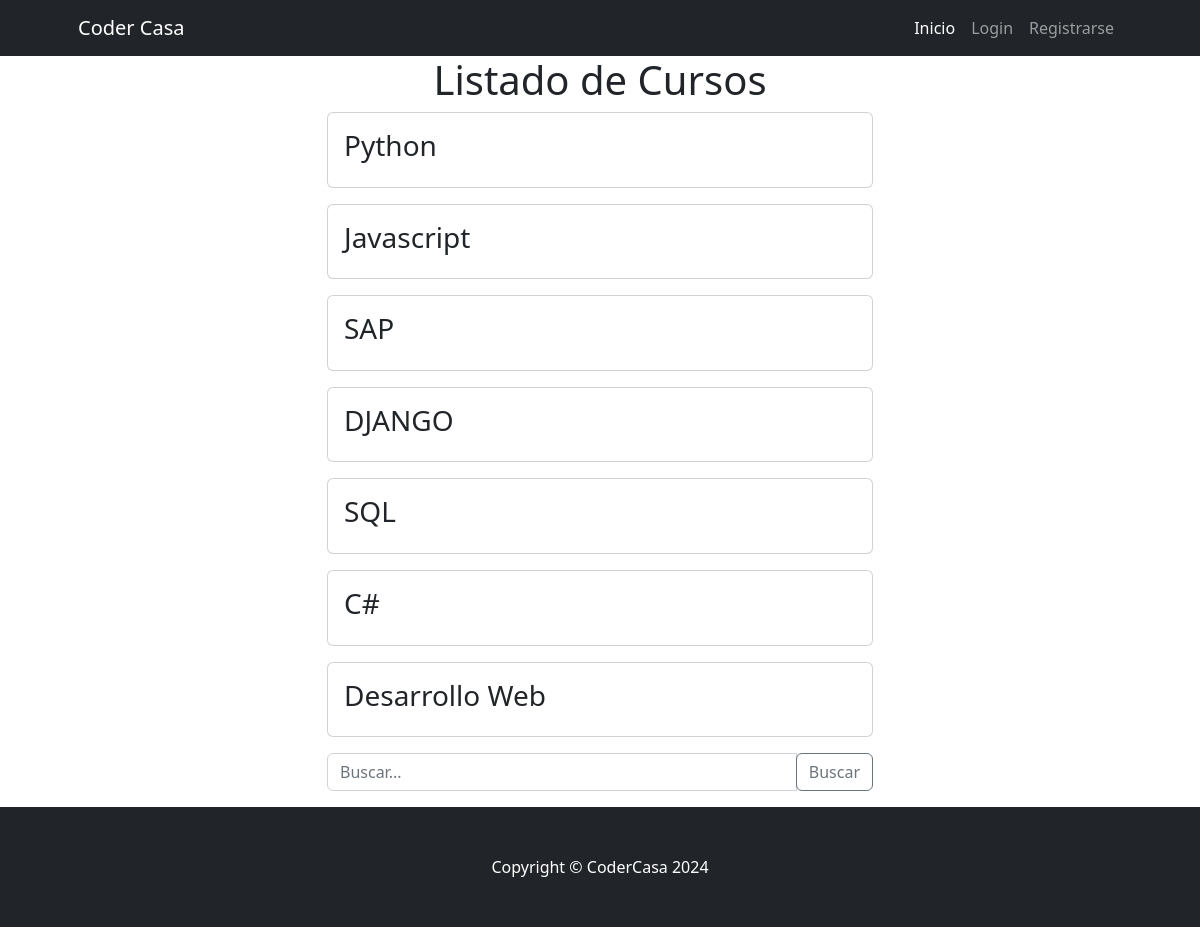
Page /Clase/curso_list on the committed database.
### Clase/models.py (models this page shows, shortened)
class Curso(models.Model):
    nombre = models.CharField(max_length=255, unique=True)
    class Meta:
        verbose_name = "Curso"
        verbose_name_plural = "Cursos"

### Clase/views.py (the view)
# urls.py: path("curso_list", curso_list,name="curso_list" ),
def curso_list(request):
    busqueda = request.GET.get("busqueda",None)
    if busqueda:
        print(busqueda)
        consulta = Curso.objects.filter(nombre__icontains=busqueda)
    else:
        consulta = Curso.objects.all()
    contexto = {"cursos": consulta}
    return render(request,"Clase/curso_list.html", contexto)

### Clase/templates/Clase/curso_list.html (shortened to what this page needs)
{% extends 'core/base.html' %}
{% block content %}
<div class="container">
    <div class="text-center">
      <h1>Listado de Cursos</h1>
    </div>
    <div class="row">
      <div class="col-md-6 offset-md-3">
        {% for curso in cursos %}
          <div class="card mb-3">
            <div class="card-body">
              <h3 class="card-title">{{ curso.nombre }}</h3>
            </div>
          </div>
        {% endfor %}
      </div>
    </div>
    <div class="row">
      <div class="col-md-6 offset-md-3">
        <form action="{% url 'Clase:curso_list' %}" method="get">
          <div class="input-group mb-3">
            <input type="text" class="form-control" name="busqueda" placeholder="Buscar...">
            <div class="input-group-append">
              <button class="btn btn-outline-secondary" type="submit">Buscar</button>
            </div>
          </div>
        </form>
      </div>
    </div>
  </div>
{% endblock content %}

### rows in the picture
Curso: nombre "Python"
Curso: nombre "Javascript"
Curso: nombre "SAP"
Curso: nombre "DJANGO"
Curso: nombre "SQL"
Curso: nombre "C#"
Curso: nombre "Desarrollo Web"
